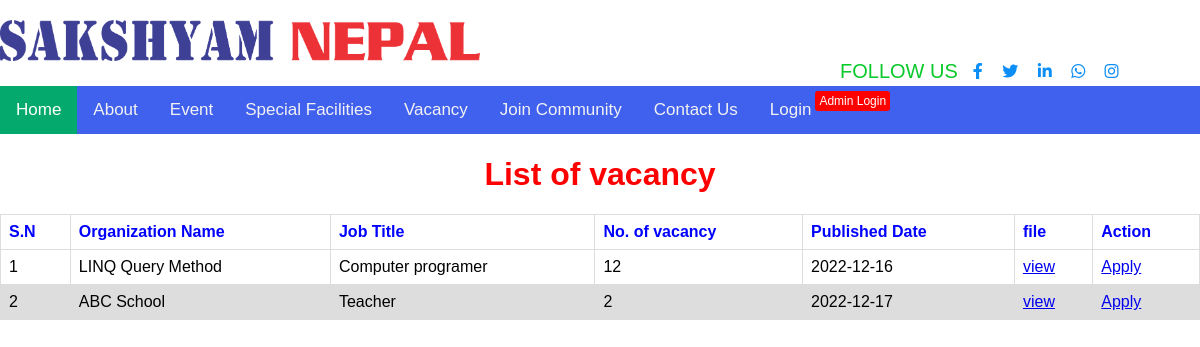
/viewjob.php, run on the app's committed database.
### tables this page shows
CREATE TABLE `job` (
  `S.N` int(11) NOT NULL,
  `user` varchar(200) NOT NULL,
  `title` varchar(200) NOT NULL,
  `num` int(100) NOT NULL,
  `date` date NOT NULL DEFAULT current_timestamp(),
  `file_doc` varchar(255) NOT NULL
);

### viewjob.php (the view, shortened to what this page needs)
<?php
include 'heade.php';
?>
<?php
$conn = mysqli_connect("localhost","root","","haugs");
$query= "SELECT * FROM job";
$query_run = mysqli_query($conn,$query);
?>
    <h1>List of vacancy</h1>
<table class="table">
    <thead>
        <tr>
            <th>S.N</th>
            <th>Organization Name</th>
            <th>Job Title</th>
            <th>No. of vacancy</th>
            <th>Published Date</th>
            <th>file</th>
            <th>Action</th>
        </tr>
    </thead>
    <tbody>
        <?php
        if(mysqli_num_rows($query_run) > 0)
        {
            foreach($query_run as $row)
            {
                ?>
                <tr>
                    <td><?php echo $row['S.N'];?></td>
                    <td><?php echo $row['user'];?></td>
                    <td><?php echo $row['title'];?></td>
                    <td><?php echo $row['num'];?></td>
                    <td><?php echo $row['date'];?></td>
                    <td><a href="<?php echo "upload/" .$row['file_doc'];?>">view</a></td>
                    <td>
                    <a href='join.php?id=<?php echo $row['S.N']; ?>'>Apply</a>
                </td>
                </tr>
                <?php
            }
        }
        else{
            ?>
            <tr>
                <td>No Records Available</td>
            </tr>
        <?php
        }
        ?>
    </tbody>
</table>

### heade.php (style rules this page uses)
body { margin: 0; font-family: Arial, Helvetica, sans-serif; }

### viewjob.php (style rules this page uses)
table { font-family: arial, sans-serif; border-collapse: collapse; width: 100%; }
th { border: 1px solid #dddddd; text-align: left; padding: 8px; color:blue; }
td { border: 1px solid #dddddd; text-align: left; padding: 8px; }
tr:nth-child(even) { background-color: #dddddd; }
h1 { color:red; text-align:center; }

### data on the page
job: N "1", user "LINQ Query Method", title "Computer programer", num "12", date "2022-12-16"
job: N "2", user "ABC School", title "Teacher", num "2", date "2022-12-17"
